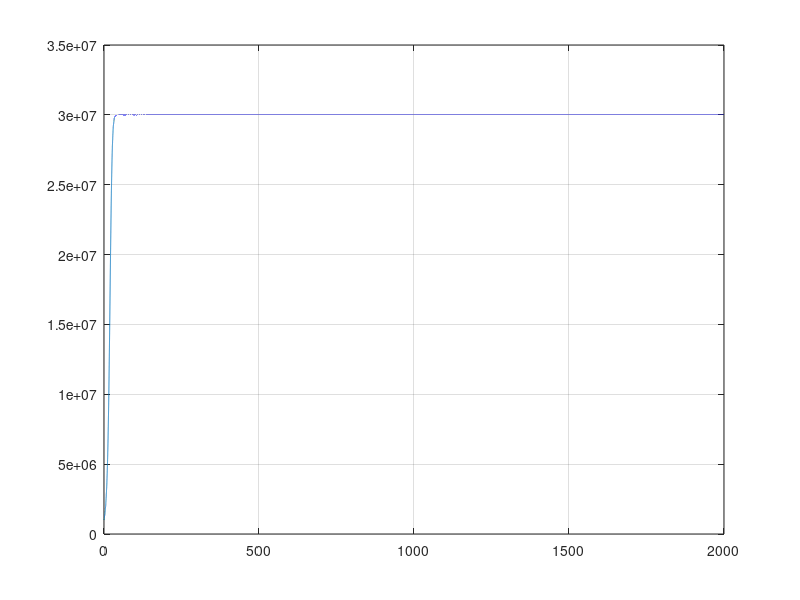

This figure's MATLAB source:
%Population of salmon

S = 1000000;
k = 30000000;

c = 1 / 501;
b = .08;


R =@(t) 1 / (1 + c*(b*t-6.2)^4);
r = .5;
dS =@(s) r*s*(1-s/k);

salmon = @(t,s)(R(t)*dS(s));

t = 0:.01:2000;

[t,pop] = ode45(salmon,t,S);


% Plotting the population over the time duration
figure(1)
plot(t,pop)
grid on

